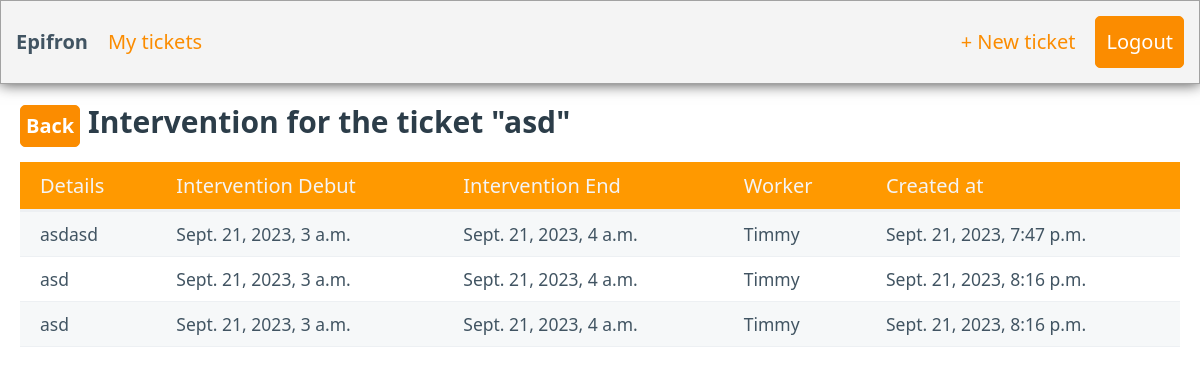
Before: /tickets/1/display-intervention (signed in) with the older database file.
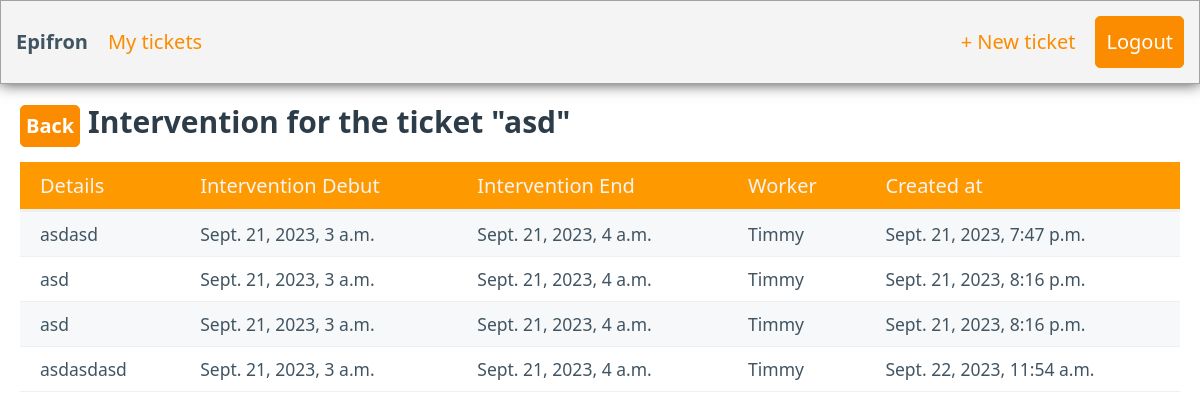
After: the same page with the newer database file.
### tickets/models.py (models this page shows, shortened)
class TicketIntervention(models.Model):
    ticket_id = models.ForeignKey(Ticket, related_name="ticket_id", null=False, blank = False, on_delete=models.CASCADE)
    id = models.BigAutoField(primary_key=True)
    details = models.TextField()
    intervention_debut = models.DateTimeField("intervention debut", null=False)
    intervention_end = models.DateTimeField("intervention end", null=False)
    worker = models.ForeignKey(User, related_name="worker", null=True, blank = True, on_delete=models.CASCADE)
    created_at = models.DateTimeField("created at")
    UniqueConstraint(
        name="combine_primary_key", fields=["ticket_id", "id"]
    )

### tickets/views.py (the view)
# urls.py: path("<int:ticket_id>/display-intervention", views.displayIntervention, name="displayIntervention"),
def displayIntervention(request, ticket_id):
    ticket = Ticket.objects.get(pk=ticket_id)
    ticket_interventions = TicketIntervention.objects.filter(ticket_id = ticket)
    context = {"ticket_interventions": ticket_interventions, "ticket":ticket}
    return render(request, "tickets/display-intervention.html", context)

### templates/tickets/display-intervention.html (shortened to what this page needs)
{% extends 'base.html' %}
{% block content %}
<main class="container-fluid" style="padding-top: 15px">
    <h3 style="margin-bottom: 15px">
        <a href="{% url 'index' %}" role="button">
            Back
        </a>
         Intervention for the ticket "{{ticket.subject}}"
    </h3>
    <table role="grid" id="table">
        <thead>
        <tr>
            <th scope="col">Details</th>
            <th scope="col">Intervention Debut</th>
            <th scope="col">Intervention End</th>
            <th scope="col">Worker</th>
            <th scope="col">Created at</th>
        </tr>
        </thead>
        <tbody>
            {% for intervention in ticket_interventions%}
            <tr>
                <td>{{intervention.details}}</td>
                <td>{{intervention.intervention_debut}}</td>
                <td>{{intervention.intervention_end}}</td>
                <td>{{intervention.worker}}</td>
                <td>{{intervention.created_at}}</td>
            </tr>
            {% endfor %}
        </tbody>
    </table>
</main>
{% endblock %}

Changed rows visible on the page:
added TicketIntervention: details "asdasdasd", intervention_debut "Sept. 21, 2023, 3 a.m.", intervention_end "Sept. 21, 2023, 4 a.m.", worker "Timmy", created_at "Sept. 22, 2023, 11:54 a.m."
